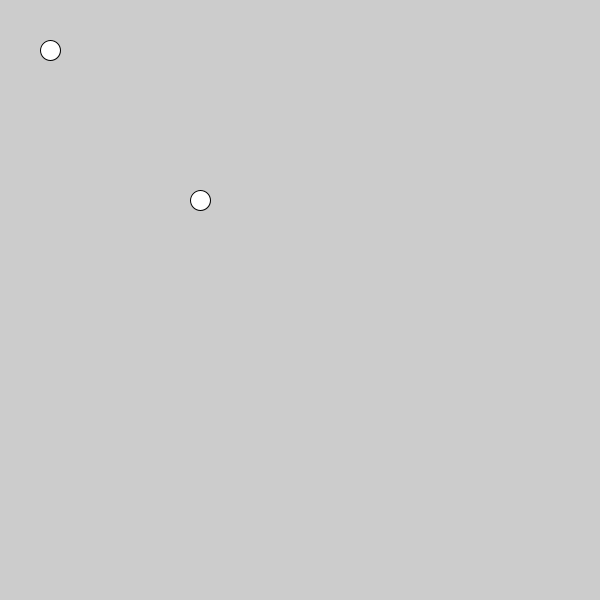
Frame 1 (no input)
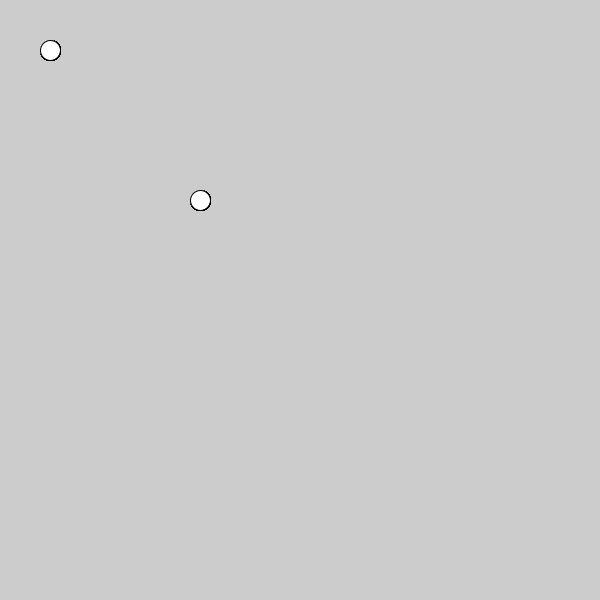
Frame 60 (the mouse pressed at the canvas centre just before this capture)
Frame 120 (the mouse held since frame 60 and released just before this capture): identical to frame 60, image omitted

The Processing sketch that drew these frames (run headless with seeded random() and noise(); from frame 60 on, the mouse is pressed at the canvas centre):

// Processing sketch: sketch_200730a
// ── sketch_200730a.pde
int hello = 300;

void setup(){
  size(600,600);
}
void draw(){
  
  circle(50,50,20);
  //fill(255,0,0);
  circle(200,200,20);
}
